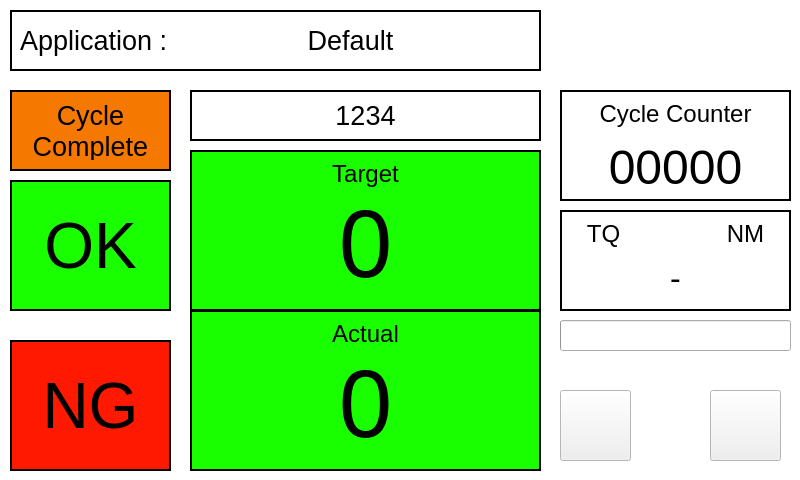
<?xml version="1.0" encoding="UTF-8"?>
<ui version="4.0">
 <class>MainWindow</class>
 <widget class="QMainWindow" name="MainWindow">
  <property name="windowModality">
   <enum>Qt::NonModal</enum>
  </property>
  <property name="enabled">
   <bool>true</bool>
  </property>
  <property name="geometry">
   <rect>
    <x>0</x>
    <y>0</y>
    <width>800</width>
    <height>480</height>
   </rect>
  </property>
  <property name="minimumSize">
   <size>
    <width>800</width>
    <height>480</height>
   </size>
  </property>
  <property name="maximumSize">
   <size>
    <width>800</width>
    <height>480</height>
   </size>
  </property>
  <property name="palette">
   <palette>
    <active>
     <colorrole role="Base">
      <brush brushstyle="SolidPattern">
       <color alpha="255">
        <red>255</red>
        <green>255</green>
        <blue>255</blue>
       </color>
      </brush>
     </colorrole>
     <colorrole role="Window">
      <brush brushstyle="SolidPattern">
       <color alpha="255">
        <red>255</red>
        <green>255</green>
        <blue>255</blue>
       </color>
      </brush>
     </colorrole>
    </active>
    <inactive>
     <colorrole role="Base">
      <brush brushstyle="SolidPattern">
       <color alpha="255">
        <red>255</red>
        <green>255</green>
        <blue>255</blue>
       </color>
      </brush>
     </colorrole>
     <colorrole role="Window">
      <brush brushstyle="SolidPattern">
       <color alpha="255">
        <red>255</red>
        <green>255</green>
        <blue>255</blue>
       </color>
      </brush>
     </colorrole>
    </inactive>
    <disabled>
     <colorrole role="Base">
      <brush brushstyle="SolidPattern">
       <color alpha="255">
        <red>255</red>
        <green>255</green>
        <blue>255</blue>
       </color>
      </brush>
     </colorrole>
     <colorrole role="Window">
      <brush brushstyle="SolidPattern">
       <color alpha="255">
        <red>255</red>
        <green>255</green>
        <blue>255</blue>
       </color>
      </brush>
     </colorrole>
    </disabled>
   </palette>
  </property>
  <property name="windowTitle">
   <string>MainWindow</string>
  </property>
  <widget class="QWidget" name="centralwidget">
   <widget class="QFrame" name="frameTarget">
    <property name="geometry">
     <rect>
      <x>190</x>
      <y>150</y>
      <width>351</width>
      <height>161</height>
     </rect>
    </property>
    <property name="styleSheet">
     <string notr="true">background-color: rgb(25, 255, 0);</string>
    </property>
    <property name="frameShape">
     <enum>QFrame::Box</enum>
    </property>
    <property name="frameShadow">
     <enum>QFrame::Plain</enum>
    </property>
    <property name="lineWidth">
     <number>2</number>
    </property>
    <property name="midLineWidth">
     <number>0</number>
    </property>
    <widget class="QLabel" name="lbTarget">
     <property name="geometry">
      <rect>
       <x>10</x>
       <y>10</y>
       <width>331</width>
       <height>31</height>
      </rect>
     </property>
     <property name="font">
      <font>
       <pointsize>18</pointsize>
      </font>
     </property>
     <property name="text">
      <string>Target</string>
     </property>
     <property name="alignment">
      <set>Qt::AlignHCenter|Qt::AlignTop</set>
     </property>
     <property name="buddy">
      <cstring>lbTarget</cstring>
     </property>
    </widget>
    <widget class="QLabel" name="txtTarget">
     <property name="geometry">
      <rect>
       <x>10</x>
       <y>40</y>
       <width>331</width>
       <height>111</height>
      </rect>
     </property>
     <property name="font">
      <font>
       <pointsize>72</pointsize>
      </font>
     </property>
     <property name="text">
      <string>0</string>
     </property>
     <property name="alignment">
      <set>Qt::AlignHCenter|Qt::AlignTop</set>
     </property>
     <property name="buddy">
      <cstring>txtTarget</cstring>
     </property>
    </widget>
   </widget>
   <widget class="QFrame" name="frameInput">
    <property name="geometry">
     <rect>
      <x>190</x>
      <y>90</y>
      <width>351</width>
      <height>51</height>
     </rect>
    </property>
    <property name="frameShape">
     <enum>QFrame::Box</enum>
    </property>
    <property name="frameShadow">
     <enum>QFrame::Plain</enum>
    </property>
    <property name="lineWidth">
     <number>2</number>
    </property>
    <property name="midLineWidth">
     <number>0</number>
    </property>
    <widget class="QPushButton" name="btnInput">
     <property name="geometry">
      <rect>
       <x>10</x>
       <y>10</y>
       <width>331</width>
       <height>31</height>
      </rect>
     </property>
     <property name="font">
      <font>
       <pointsize>20</pointsize>
      </font>
     </property>
     <property name="text">
      <string>1234</string>
     </property>
     <property name="flat">
      <bool>true</bool>
     </property>
    </widget>
   </widget>
   <widget class="QFrame" name="frame_5">
    <property name="geometry">
     <rect>
      <x>560</x>
      <y>90</y>
      <width>231</width>
      <height>111</height>
     </rect>
    </property>
    <property name="frameShape">
     <enum>QFrame::Box</enum>
    </property>
    <property name="frameShadow">
     <enum>QFrame::Plain</enum>
    </property>
    <property name="lineWidth">
     <number>2</number>
    </property>
    <property name="midLineWidth">
     <number>0</number>
    </property>
    <widget class="QLabel" name="lbCycleCounter">
     <property name="geometry">
      <rect>
       <x>10</x>
       <y>10</y>
       <width>211</width>
       <height>31</height>
      </rect>
     </property>
     <property name="font">
      <font>
       <pointsize>18</pointsize>
      </font>
     </property>
     <property name="text">
      <string>Cycle Counter</string>
     </property>
     <property name="alignment">
      <set>Qt::AlignHCenter|Qt::AlignTop</set>
     </property>
    </widget>
    <widget class="QLabel" name="txtCycleCounter">
     <property name="geometry">
      <rect>
       <x>10</x>
       <y>50</y>
       <width>211</width>
       <height>51</height>
      </rect>
     </property>
     <property name="font">
      <font>
       <pointsize>36</pointsize>
      </font>
     </property>
     <property name="text">
      <string>00000</string>
     </property>
     <property name="alignment">
      <set>Qt::AlignHCenter|Qt::AlignTop</set>
     </property>
    </widget>
   </widget>
   <widget class="QFrame" name="frame_6">
    <property name="geometry">
     <rect>
      <x>560</x>
      <y>210</y>
      <width>231</width>
      <height>101</height>
     </rect>
    </property>
    <property name="frameShape">
     <enum>QFrame::Box</enum>
    </property>
    <property name="frameShadow">
     <enum>QFrame::Plain</enum>
    </property>
    <property name="lineWidth">
     <number>2</number>
    </property>
    <property name="midLineWidth">
     <number>0</number>
    </property>
    <widget class="QLabel" name="lbTq">
     <property name="geometry">
      <rect>
       <x>10</x>
       <y>10</y>
       <width>211</width>
       <height>31</height>
      </rect>
     </property>
     <property name="font">
      <font>
       <pointsize>18</pointsize>
      </font>
     </property>
     <property name="text">
      <string>TQ                NM</string>
     </property>
     <property name="alignment">
      <set>Qt::AlignHCenter|Qt::AlignTop</set>
     </property>
    </widget>
    <widget class="QLabel" name="txtTq">
     <property name="geometry">
      <rect>
       <x>10</x>
       <y>50</y>
       <width>211</width>
       <height>41</height>
      </rect>
     </property>
     <property name="font">
      <font>
       <pointsize>24</pointsize>
      </font>
     </property>
     <property name="text">
      <string>-</string>
     </property>
     <property name="alignment">
      <set>Qt::AlignHCenter|Qt::AlignTop</set>
     </property>
    </widget>
   </widget>
   <widget class="QLabel" name="label_10">
    <property name="geometry">
     <rect>
      <x>560</x>
      <y>10</y>
      <width>231</width>
      <height>71</height>
     </rect>
    </property>
    <property name="styleSheet">
     <string notr="true">border-image: url(:/img/kubotalogo.png);</string>
    </property>
    <property name="text">
     <string/>
    </property>
    <property name="pixmap">
     <pixmap>../GMC_TVP/kubotalogo.png</pixmap>
    </property>
    <property name="alignment">
     <set>Qt::AlignCenter</set>
    </property>
   </widget>
   <widget class="QPushButton" name="btnSetting">
    <property name="geometry">
     <rect>
      <x>710</x>
      <y>390</y>
      <width>71</width>
      <height>71</height>
     </rect>
    </property>
    <property name="autoFillBackground">
     <bool>false</bool>
    </property>
    <property name="styleSheet">
     <string notr="true">border-image: url(:/img/setting.png);</string>
    </property>
    <property name="text">
     <string/>
    </property>
   </widget>
   <widget class="QFrame" name="frameActual">
    <property name="geometry">
     <rect>
      <x>190</x>
      <y>310</y>
      <width>351</width>
      <height>161</height>
     </rect>
    </property>
    <property name="styleSheet">
     <string notr="true">background-color: rgb(25, 255, 0);</string>
    </property>
    <property name="frameShape">
     <enum>QFrame::Box</enum>
    </property>
    <property name="frameShadow">
     <enum>QFrame::Plain</enum>
    </property>
    <property name="lineWidth">
     <number>2</number>
    </property>
    <property name="midLineWidth">
     <number>0</number>
    </property>
    <widget class="QLabel" name="lbActual">
     <property name="geometry">
      <rect>
       <x>10</x>
       <y>10</y>
       <width>331</width>
       <height>31</height>
      </rect>
     </property>
     <property name="font">
      <font>
       <pointsize>18</pointsize>
      </font>
     </property>
     <property name="text">
      <string>Actual</string>
     </property>
     <property name="alignment">
      <set>Qt::AlignHCenter|Qt::AlignTop</set>
     </property>
     <property name="buddy">
      <cstring>lbTarget</cstring>
     </property>
    </widget>
    <widget class="QLabel" name="txtActual">
     <property name="geometry">
      <rect>
       <x>10</x>
       <y>40</y>
       <width>331</width>
       <height>111</height>
      </rect>
     </property>
     <property name="font">
      <font>
       <pointsize>72</pointsize>
      </font>
     </property>
     <property name="text">
      <string>0</string>
     </property>
     <property name="alignment">
      <set>Qt::AlignHCenter|Qt::AlignTop</set>
     </property>
     <property name="buddy">
      <cstring>txtTarget</cstring>
     </property>
    </widget>
   </widget>
   <widget class="QFrame" name="frameNG">
    <property name="geometry">
     <rect>
      <x>10</x>
      <y>340</y>
      <width>161</width>
      <height>131</height>
     </rect>
    </property>
    <property name="styleSheet">
     <string notr="true">background-color: rgb(255, 25, 0);</string>
    </property>
    <property name="frameShape">
     <enum>QFrame::Box</enum>
    </property>
    <property name="frameShadow">
     <enum>QFrame::Plain</enum>
    </property>
    <property name="lineWidth">
     <number>2</number>
    </property>
    <property name="midLineWidth">
     <number>0</number>
    </property>
    <widget class="QPushButton" name="btnNG">
     <property name="geometry">
      <rect>
       <x>10</x>
       <y>10</y>
       <width>141</width>
       <height>111</height>
      </rect>
     </property>
     <property name="font">
      <font>
       <pointsize>48</pointsize>
      </font>
     </property>
     <property name="text">
      <string>NG</string>
     </property>
     <property name="flat">
      <bool>true</bool>
     </property>
    </widget>
   </widget>
   <widget class="QFrame" name="frameOK">
    <property name="geometry">
     <rect>
      <x>10</x>
      <y>180</y>
      <width>161</width>
      <height>131</height>
     </rect>
    </property>
    <property name="styleSheet">
     <string notr="true">background-color: rgb(25, 255, 0);</string>
    </property>
    <property name="frameShape">
     <enum>QFrame::Box</enum>
    </property>
    <property name="frameShadow">
     <enum>QFrame::Plain</enum>
    </property>
    <property name="lineWidth">
     <number>2</number>
    </property>
    <property name="midLineWidth">
     <number>0</number>
    </property>
    <widget class="QPushButton" name="btnOK">
     <property name="geometry">
      <rect>
       <x>10</x>
       <y>10</y>
       <width>141</width>
       <height>111</height>
      </rect>
     </property>
     <property name="font">
      <font>
       <pointsize>48</pointsize>
      </font>
     </property>
     <property name="text">
      <string>OK</string>
     </property>
     <property name="flat">
      <bool>true</bool>
     </property>
    </widget>
   </widget>
   <widget class="QFrame" name="frameCycleComplete">
    <property name="geometry">
     <rect>
      <x>10</x>
      <y>90</y>
      <width>161</width>
      <height>81</height>
     </rect>
    </property>
    <property name="styleSheet">
     <string notr="true">background-color: rgb(245, 121, 0);</string>
    </property>
    <property name="frameShape">
     <enum>QFrame::Box</enum>
    </property>
    <property name="frameShadow">
     <enum>QFrame::Plain</enum>
    </property>
    <property name="lineWidth">
     <number>2</number>
    </property>
    <property name="midLineWidth">
     <number>0</number>
    </property>
    <widget class="QPushButton" name="btnCycleComplete">
     <property name="geometry">
      <rect>
       <x>10</x>
       <y>10</y>
       <width>141</width>
       <height>61</height>
      </rect>
     </property>
     <property name="font">
      <font>
       <pointsize>20</pointsize>
      </font>
     </property>
     <property name="text">
      <string>Cycle
Complete</string>
     </property>
     <property name="flat">
      <bool>true</bool>
     </property>
    </widget>
   </widget>
   <widget class="QFrame" name="frameInput_2">
    <property name="geometry">
     <rect>
      <x>10</x>
      <y>10</y>
      <width>531</width>
      <height>61</height>
     </rect>
    </property>
    <property name="frameShape">
     <enum>QFrame::Box</enum>
    </property>
    <property name="frameShadow">
     <enum>QFrame::Plain</enum>
    </property>
    <property name="lineWidth">
     <number>2</number>
    </property>
    <property name="midLineWidth">
     <number>0</number>
    </property>
    <widget class="QLabel" name="lbApplication">
     <property name="geometry">
      <rect>
       <x>10</x>
       <y>10</y>
       <width>161</width>
       <height>41</height>
      </rect>
     </property>
     <property name="font">
      <font>
       <pointsize>20</pointsize>
      </font>
     </property>
     <property name="text">
      <string>Application :</string>
     </property>
     <property name="buddy">
      <cstring>lbTarget</cstring>
     </property>
    </widget>
    <widget class="QPushButton" name="btnApplication">
     <property name="geometry">
      <rect>
       <x>160</x>
       <y>10</y>
       <width>361</width>
       <height>41</height>
      </rect>
     </property>
     <property name="font">
      <font>
       <pointsize>20</pointsize>
      </font>
     </property>
     <property name="text">
      <string>Default</string>
     </property>
     <property name="flat">
      <bool>true</bool>
     </property>
    </widget>
   </widget>
   <widget class="QProgressBar" name="progressBar">
    <property name="geometry">
     <rect>
      <x>560</x>
      <y>320</y>
      <width>231</width>
      <height>31</height>
     </rect>
    </property>
    <property name="styleSheet">
     <string notr="true">color: rgb(245, 121, 0);</string>
    </property>
    <property name="maximum">
     <number>20000</number>
    </property>
    <property name="value">
     <number>24</number>
    </property>
    <property name="alignment">
     <set>Qt::AlignLeading|Qt::AlignLeft|Qt::AlignVCenter</set>
    </property>
    <property name="textVisible">
     <bool>false</bool>
    </property>
    <property name="orientation">
     <enum>Qt::Horizontal</enum>
    </property>
   </widget>
   <widget class="QPushButton" name="btnLogo">
    <property name="geometry">
     <rect>
      <x>560</x>
      <y>390</y>
      <width>71</width>
      <height>71</height>
     </rect>
    </property>
    <property name="autoFillBackground">
     <bool>false</bool>
    </property>
    <property name="styleSheet">
     <string notr="true">border-image: url(:/img/joinmaxlogo2.png);</string>
    </property>
    <property name="text">
     <string/>
    </property>
   </widget>
  </widget>
 </widget>
 <resources>
  <include location="resource.qrc"/>
 </resources>
 <connections/>
</ui>
